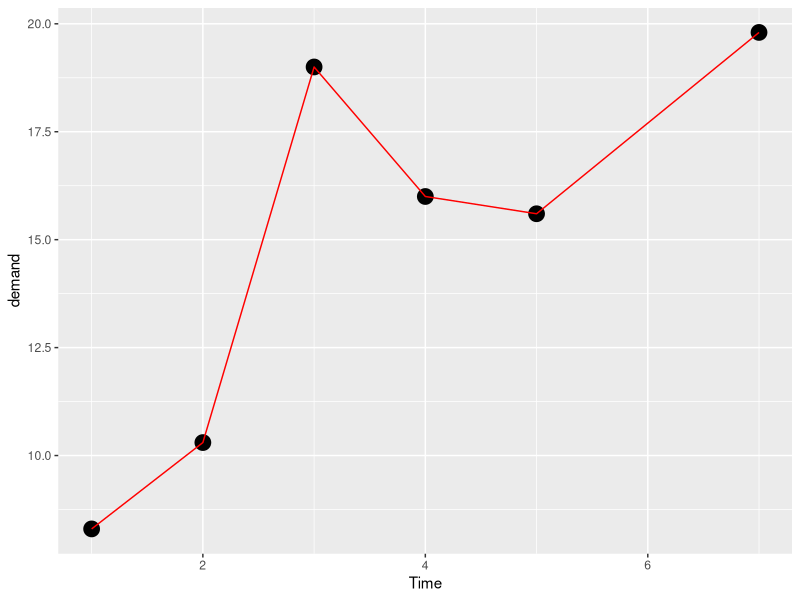
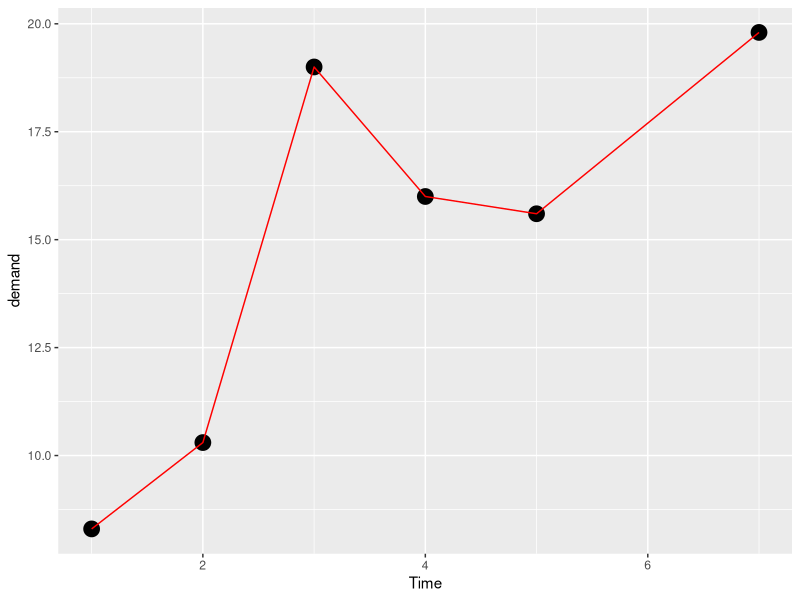
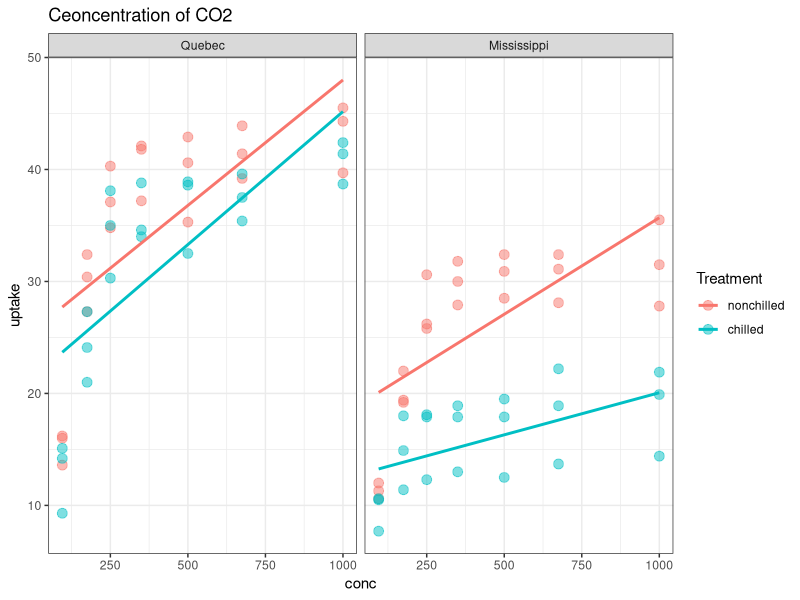
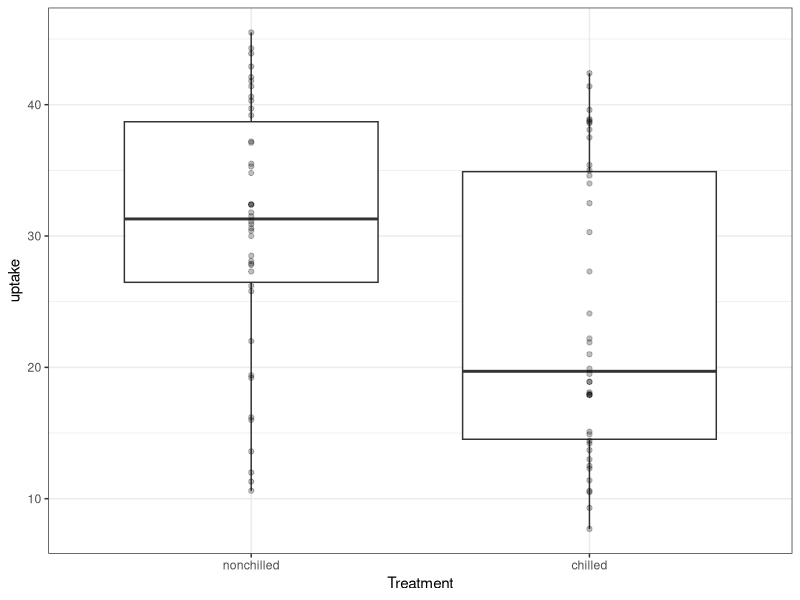
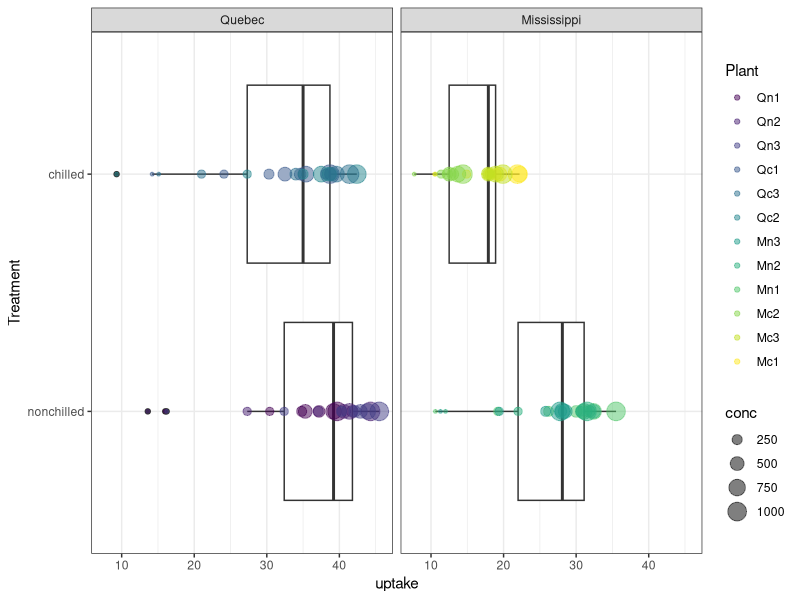
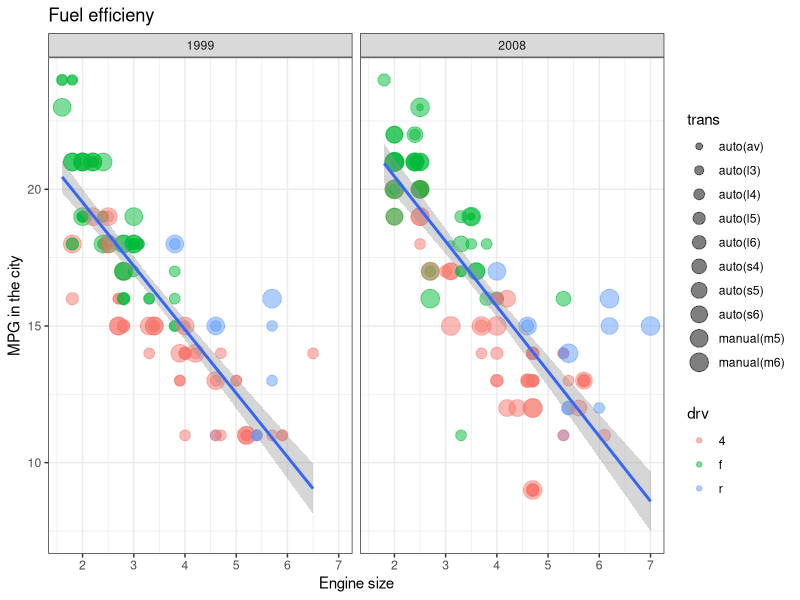

Write R code to recreate these figures, in order.
## https://www.youtube.com/watch?v=HPJn1CMvtmI

library(tidyverse)

BOD # native R data

ggplot(data = BOD,
       mapping = aes(x = Time,
                     y = demand)
       )+
  geom_point(size = 5) + 
  geom_line(color = "red")

####

ggplot(BOD, aes(Time, demand))+
  geom_point(size = 5)+
  geom_line(color = "red")


####

CO2 %>% 
  ggplot(aes(conc, uptake,
             color = Treatment))+
  geom_point(size = 3, alpha = 0.5)+
  geom_smooth(method = lm, se =F)+
  facet_wrap(~Type)+
  labs(title = "Ceoncentration of CO2")+
  theme_bw()

####

CO2 %>%
  ggplot(aes(Treatment, uptake))+
  geom_boxplot()+
  geom_point(alpha=.25)+
  theme_bw()

CO2 %>%
  ggplot(aes(Treatment, uptake))+
  geom_boxplot()+
  geom_point(aes(size = conc,
                 color = Plant),
             alpha = 0.5)+
  facet_wrap(~Type)+
  coord_flip()+
  theme_bw()

####

mpg %>%
  filter(cty < 25) %>%
  ggplot(aes(displ,cty))+
  geom_point(aes(color = drv,
                 size = trans),
             alpha = 0.5)+
  geom_smooth(method = lm)+
  facet_wrap(~year, nrow=1)+
  labs(x = "Engine size", y= "MPG in the city", title = "Fuel efficieny")+
  theme_bw()
  
  
